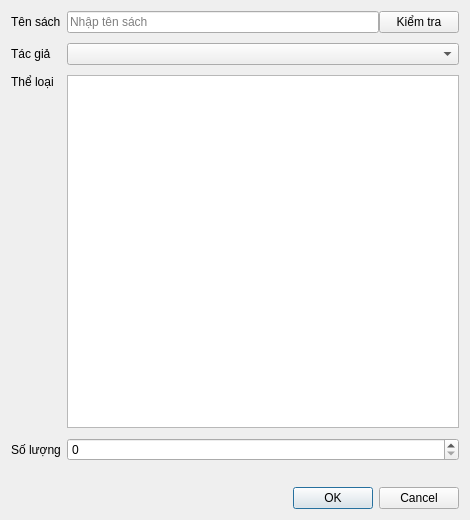
<?xml version="1.0" encoding="UTF-8"?>
<ui version="4.0">
 <class>BookEntryDialog</class>
 <widget class="QDialog" name="BookEntryDialog">
  <property name="geometry">
   <rect>
    <x>0</x>
    <y>0</y>
    <width>470</width>
    <height>520</height>
   </rect>
  </property>
  <property name="windowTitle">
   <string>Nhập sách</string>
  </property>
  <layout class="QVBoxLayout" name="verticalLayout">
   <item>
    <layout class="QGridLayout" name="formLayout">
     <property name="verticalSpacing">
      <number>10</number>
     </property>
     <item row="0" column="0">
      <widget class="QLabel" name="nameLabel">
       <property name="text">
        <string>Tên sách</string>
       </property>
      </widget>
     </item>
     <item row="0" column="1">
      <layout class="QHBoxLayout" name="nameRow">
       <item>
        <widget class="QLineEdit" name="nameEdit">
         <property name="placeholderText">
          <string>Nhập tên sách</string>
         </property>
        </widget>
       </item>
       <item>
        <widget class="QPushButton" name="checkBtn">
         <property name="text">
          <string>Kiểm tra</string>
         </property>
        </widget>
       </item>
      </layout>
     </item>
     <item row="1" column="0">
      <widget class="QLabel" name="authorLabel">
       <property name="text">
        <string>Tác giả</string>
       </property>
      </widget>
     </item>
     <item row="1" column="1">
      <widget class="QComboBox" name="authorCombo"/>
     </item>
     <item row="2" column="0">
      <widget class="QLabel" name="genreLabel">
       <property name="text">
        <string>Thể loại</string>
       </property>
       <property name="alignment">
        <set>Qt::AlignLeading|Qt::AlignLeft|Qt::AlignTop</set>
       </property>
      </widget>
     </item>
     <item row="2" column="1">
      <widget class="QListWidget" name="genreList">
       <property name="minimumSize">
        <size>
         <width>0</width>
         <height>140</height>
        </size>
       </property>
      </widget>
     </item>
     <item row="3" column="0">
      <widget class="QLabel" name="amountLabel">
       <property name="text">
        <string>Số lượng</string>
       </property>
      </widget>
     </item>
     <item row="3" column="1">
      <widget class="QSpinBox" name="amountSpin"/>
     </item>
    </layout>
   </item>
   <item>
    <widget class="QLabel" name="hintLabel">
     <property name="text">
      <string/>
     </property>
     <property name="wordWrap">
      <bool>true</bool>
     </property>
    </widget>
   </item>
   <item>
    <widget class="QDialogButtonBox" name="buttonBox">
     <property name="standardButtons">
      <set>QDialogButtonBox::Ok|QDialogButtonBox::Cancel</set>
     </property>
    </widget>
   </item>
  </layout>
 </widget>
 <resources/>
 <connections>
  <connection>
   <sender>buttonBox</sender>
   <signal>accepted()</signal>
   <receiver>BookEntryDialog</receiver>
   <slot>accept()</slot>
   <hints>
    <hint type="sourcelabel">
     <x>248</x>
     <y>254</y>
    </hint>
    <hint type="destinationlabel">
     <x>157</x>
     <y>274</y>
    </hint>
   </hints>
  </connection>
  <connection>
   <sender>buttonBox</sender>
   <signal>rejected()</signal>
   <receiver>BookEntryDialog</receiver>
   <slot>reject()</slot>
   <hints>
    <hint type="sourcelabel">
     <x>316</x>
     <y>260</y>
    </hint>
    <hint type="destinationlabel">
     <x>286</x>
     <y>274</y>
    </hint>
   </hints>
  </connection>
 </connections>
</ui>
